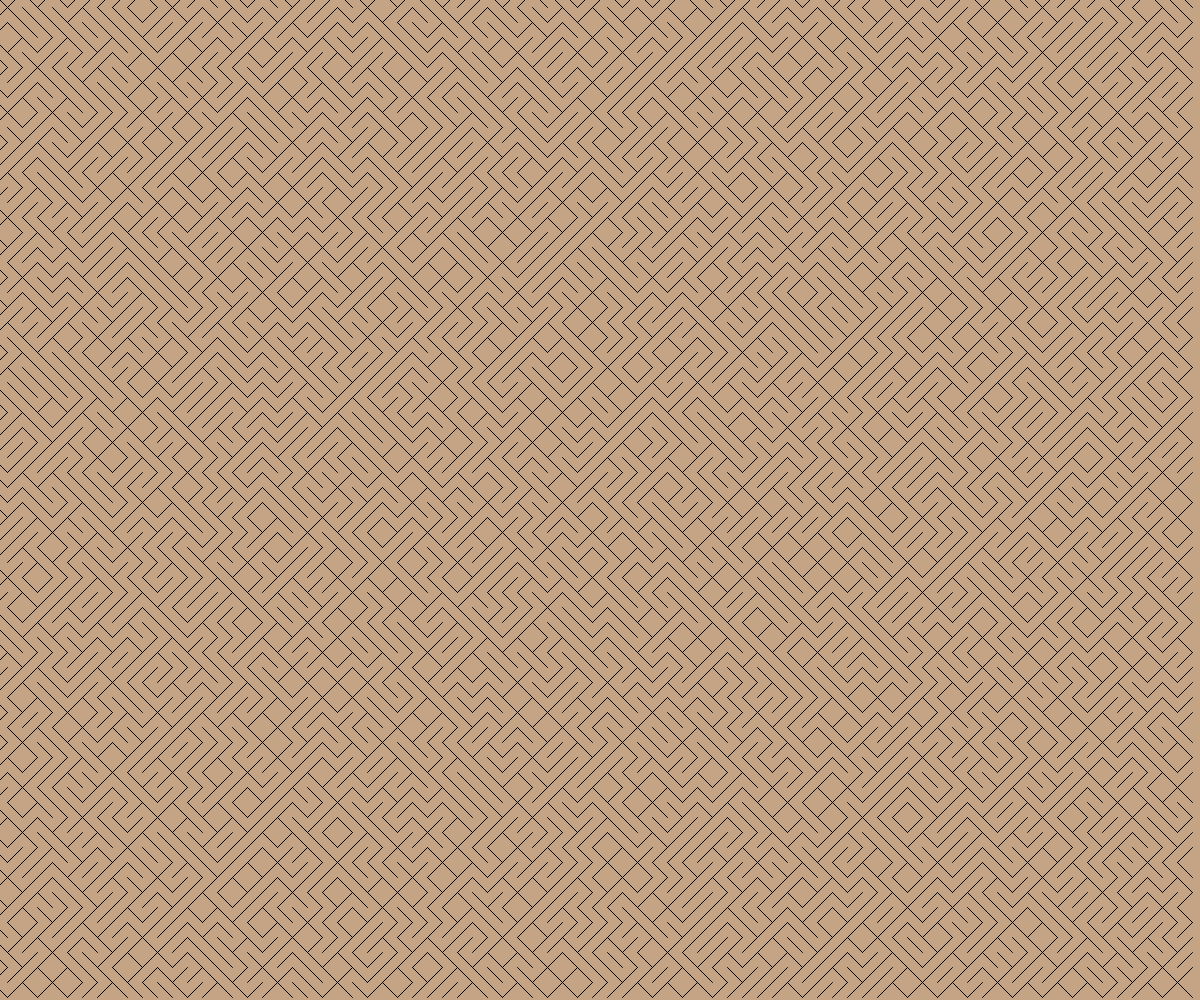
Frame 1 (no input)
Frame 60 (no input): identical to frame 1, image omitted
Frame 120 (the mouse pressed at the canvas centre since frame 60): identical to frame 1, image omitted

The p5.js sketch that drew this single still picture (run headless with seeded random() and noise() and a simulated clock; from frame 60 on, the mouse is pressed at the canvas centre):

// p5.js sketch
// ── sketch.js
// Generative Art 

let tileSize = 15;
let someTile;
let theTile = [];
function setup() {
  strokeWeight("white");
  createCanvas(windowWidth, windowHeight);
  for ( let y = 0; y < height; y += tileSize){
    for (let x = 0; x < width; x+= tileSize){
      someTile = spawnTile(x, y);
      theTile.push(someTile);

    }
  }
}

function draw() {
  background(196, 164, 132) ;
  for (let someTile of theTile){
    line (someTile.x1,someTile.y1,someTile.x2,someTile.y2);
  }
}

function spawnTile(x,y){
  let choice = random(100);
  let tile;

  if (choice > 50){
    //negative slope 

    tile = {
      x1 : x - tileSize / 2,
      y1 : y - tileSize / 2, 
      x2 : x + tileSize / 2, 
      y2 : y + tileSize / 2, 

    };
  }
  else{
    //positive slope
    tile = {
      x1 : x - tileSize / 2,
      y1 : y + tileSize / 2, 
      x2 : x + tileSize / 2, 
      y2 : y - tileSize / 2, 
    };
  }
  return tile;
}
